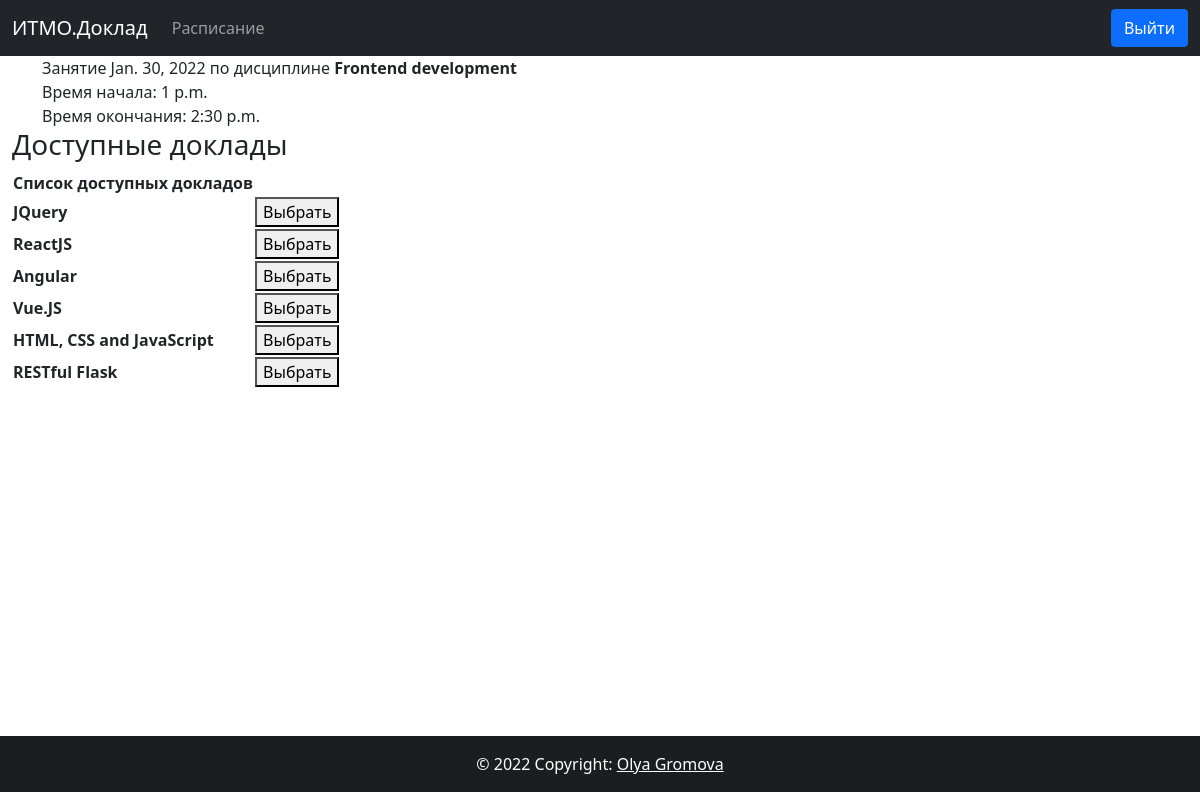
The page /lesson/1/ (signed in) on the database its author committed.
### students/models.py (models this page shows, shortened)
class Lesson(models.Model):
    group_id = models.ForeignKey(StudentGroup, on_delete=models.PROTECT)
    discipline_id = models.ForeignKey(Discipline, on_delete=models.PROTECT)
    date = models.DateField()
    start_time = models.TimeField()
    end_time = models.TimeField()

class Discipline(models.Model):
    name = models.CharField(max_length=30, unique=True)

class TopicToLesson(models.Model):
    topic_id = models.ForeignKey(Topic, on_delete=models.PROTECT)
    lesson_id = models.ForeignKey(Lesson, on_delete=models.PROTECT)

class Topic(models.Model):
    title = models.CharField(max_length=100)
    discipline_id = models.ForeignKey(Discipline, on_delete=models.PROTECT)

### students/views.py (the view)
# urls.py: path('lesson/<int:lesson_id>/', views.lesson_view),
@login_required
def lesson_view(request, lesson_id):
    student = Student.objects.get(user_id__exact=request.user.id)
    assigned_topics = TopicAssignment.objects.filter(lessontopic_id__lesson_id__pk__exact=lesson_id).filter(student_id__pk__exact=student.pk)
    print(assigned_topics)
    lesson = Lesson.objects.get(pk__exact=lesson_id)
    data = { 'lesson': lesson }
    lesson_passed = check_if_lesson_passed(lesson)
    data.update({ 'lesson_passed': lesson_passed })
    if assigned_topics.count() > 0:
        assigned_topic = assigned_topics[0]
        if lesson_passed and assigned_topic.submitted != None:
            data.update({ 'marked': True, 'credit': 'есть' if assigned_topic.submitted else 'нет' })
        data.update({ 'topic_assigned': True, 'assigned_topic': assigned_topic })
    else:
        lessontopics = TopicToLesson.objects.filter(lesson_id__exact=lesson_id)
        data.update({ 'topic_assigned': False, 'topics': lessontopics })
    return render(request, 'lesson.html', data)

### students/views.py (called while the page is built)
def check_if_lesson_passed(lesson):
    return lesson.date < datetime.date.today() or lesson.date == datetime.date.today() and lesson.start_time < datetime.datetime.now().time()

### templates/lesson.html (shortened to what this page needs)
{% extends 'default.html' %}
{% block content %}
<div class="container">
    <div>Занятие {{ lesson.date }} по дисциплине <b>{{ lesson.discipline_id.name }}</b></div>
    <div>Время начала: {{ lesson.start_time }}</div>
    <div>Время окончания: {{ lesson.end_time }}</div>
</div>
<div class="container-fluid">
    {% if topic_assigned %}
        <h3>Выбранный Вами доклад на пару: {{ assigned_topic.lessontopic_id.topic_id.title }}</h3>
        {% if lesson_passed %}
            {% if assigned_topic.submitted %}
                <h5>Зачет: {{ credit }}</h5>
            {% else %}
                <h5>Ваш преподаватель еще не выставил отметку за выступление</h5>
            {% endif %}
            <h6></h6>
        {% else %}
            <button type="button" onclick="onDeassignClick({{ assigned_topic.pk }})">Отменить запись</button>
        {% endif %}
    {% else %}
        {% if lesson_passed %}
            <h6>Запись на доклад невозможна</h6>
        {% else %}
            <h3>Доступные доклады</h3>
            <table>
                <thead>
                    <tr>
                        <th>Список доступных докладов</th>
                    </tr>
                </thead>
                <tbody>
                    {% for topic in topics %}
                        <tr>
                            <th>{{ topic.topic_id.title }}</th>
                            <th>
                                <button type=button onclick="onAssignClick({{ topic.pk }})">Выбрать</button>
                            </th>
                        </tr>
                    {% endfor %}
                </tbody>
            </table>
        {% endif %}
    {% endif %}
</div>
{% endblock %}

### rows shown on the page
Lesson: date "Jan. 30, 2022", discipline_id.name "Frontend development", start_time "1 p.m.", end_time "2:30 p.m."
TopicToLesson: topic_id "JQuery"
TopicToLesson: topic_id "ReactJS"
TopicToLesson: topic_id "Angular"
TopicToLesson: topic_id "Vue.JS"
TopicToLesson: topic_id "HTML, CSS and JavaScript"
TopicToLesson: topic_id "RESTful Flask"
